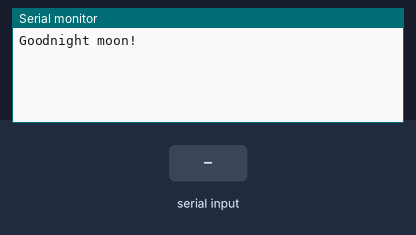
Recording of a sketch running on a simulated Arduino Leonardo, built with avr-gcc and run on an emulated ATmega32U4. On the bench: the last lines printed to the serial monitor. Inputs (shaded band) come from the test bench.

Above: at 1.2 s.
1.3 s: "1" received over the second serial link
At 1.7 s:
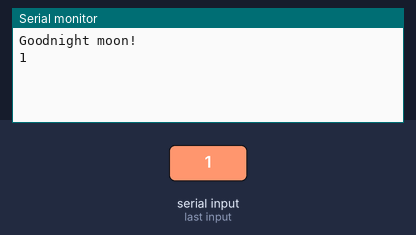
2.8 s: "0" received over the second serial link
At 4.0 s:
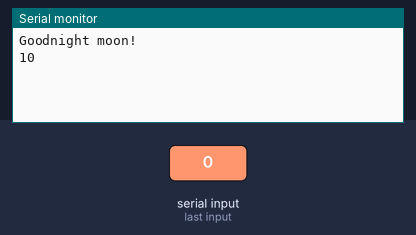

Measured:
- after the input at 1.3 s, the serial monitor: prints a new line at once (image 1)
- after the input at 2.8 s, the serial monitor: prints a new line at once (image 2)

The sketch:

ParallaxLCD.ino
```cpp
#include <SoftwareSerial.h>

SoftwareSerial mySerial(8, 9); // RX, TX


/*
Special Parallax LCD codes
8 - cursor left
9 - cursor right
10 - cursor down
128 to 143 - position cursor on line 1, character 0-15
148 to 163 - position cursor on line 2, character 0-15

12 - clear screen (requires pause 5)
13 - carriage return
17 - backlight on
18 - backlight off
21 - Turn off display
22 - Turn on display

212 - set up next note for quarter-note length
220 - sounds A (440Hz)

Space character to delete letter
*/

void setup()
{
  // Open serial communications and wait for port to open:
  Serial.begin(9600);
  while (!Serial) {
    ; // wait for serial port to connect. Needed for Leonardo only
  }


  Serial.println("Goodnight moon!");

  // set the data rate for the SoftwareSerial port
  mySerial.begin(9600);
  mySerial.println("Hello, world?");
}

void loop() // run over and over
{
  if (mySerial.available()) {
    Serial.write(mySerial.read());

  }
  if (Serial.available()) {
    mySerial.write(Serial.read());
    mySerial.write(212);
    mySerial.write(220);

  }

}
```
